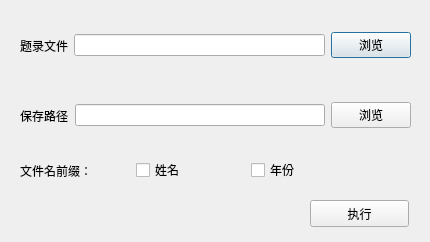
<?xml version="1.0" encoding="UTF-8"?>
<ui version="4.0">
 <class>Dialog</class>
 <widget class="QDialog" name="Dialog">
  <property name="geometry">
   <rect>
    <x>0</x>
    <y>0</y>
    <width>430</width>
    <height>242</height>
   </rect>
  </property>
  <property name="windowTitle">
   <string>欢迎使用</string>
  </property>
  <widget class="QWidget" name="horizontalLayoutWidget">
   <property name="geometry">
    <rect>
     <x>20</x>
     <y>10</y>
     <width>391</width>
     <height>71</height>
    </rect>
   </property>
   <layout class="QHBoxLayout" name="horizontalLayout">
    <item>
     <widget class="QLabel" name="label">
      <property name="text">
       <string>题录文件</string>
      </property>
     </widget>
    </item>
    <item>
     <widget class="QLineEdit" name="txt_netfile"/>
    </item>
    <item>
     <widget class="QPushButton" name="btn_browseNetfile">
      <property name="text">
       <string>浏览</string>
      </property>
     </widget>
    </item>
   </layout>
  </widget>
  <widget class="QWidget" name="horizontalLayoutWidget_2">
   <property name="geometry">
    <rect>
     <x>20</x>
     <y>80</y>
     <width>391</width>
     <height>71</height>
    </rect>
   </property>
   <layout class="QHBoxLayout" name="horizontalLayout_2">
    <item>
     <widget class="QLabel" name="label_2">
      <property name="text">
       <string>保存路径</string>
      </property>
     </widget>
    </item>
    <item>
     <widget class="QLineEdit" name="txt_download_dir"/>
    </item>
    <item>
     <widget class="QPushButton" name="btn_browsepdfdir">
      <property name="text">
       <string>浏览</string>
      </property>
     </widget>
    </item>
   </layout>
  </widget>
  <widget class="QWidget" name="horizontalLayoutWidget_3">
   <property name="geometry">
    <rect>
     <x>20</x>
     <y>150</y>
     <width>341</width>
     <height>41</height>
    </rect>
   </property>
   <layout class="QHBoxLayout" name="horizontalLayout_3">
    <item>
     <widget class="QLabel" name="label_3">
      <property name="text">
       <string>文件名前缀：</string>
      </property>
     </widget>
    </item>
    <item>
     <widget class="QCheckBox" name="isName">
      <property name="text">
       <string>姓名</string>
      </property>
     </widget>
    </item>
    <item>
     <widget class="QCheckBox" name="isYear">
      <property name="text">
       <string>年份</string>
      </property>
     </widget>
    </item>
   </layout>
  </widget>
  <widget class="QPushButton" name="btn_run">
   <property name="geometry">
    <rect>
     <x>310</x>
     <y>200</y>
     <width>99</width>
     <height>27</height>
    </rect>
   </property>
   <property name="text">
    <string>执行</string>
   </property>
  </widget>
 </widget>
 <resources/>
 <connections/>
</ui>
